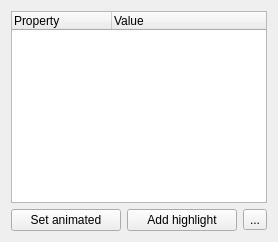
                   <widget class="QWidget" name="stepDataL">
                    <layout class="QVBoxLayout" name="verticalLayout_14">
                     <item>
                      <widget class="QTreeWidget" name="metadataTreeWidget">
                       <column>
                        <property name="text">
                         <string>Property</string>
                        </property>
                       </column>
                       <column>
                        <property name="text">
                         <string>Value</string>
                        </property>
                       </column>
                      </widget>
                     </item>
                     <item>
                      <layout class="QHBoxLayout" name="stepDataBtnL">
                       <item>
                        <widget class="QPushButton" name="pushButton_2">
                         <property name="text">
                          <string>Set animated</string>
                         </property>
                        </widget>
                       </item>
                       <item>
                        <widget class="QPushButton" name="pushButton">
                         <property name="text">
                          <string>Add highlight</string>
                         </property>
                        </widget>
                       </item>
                       <item>
                        <widget class="QToolButton" name="toolButton">
                         <property name="text">
                          <string>...</string>
                         </property>
                        </widget>
                       </item>
                      </layout>
                     </item>
                    </layout>
                   </widget>
